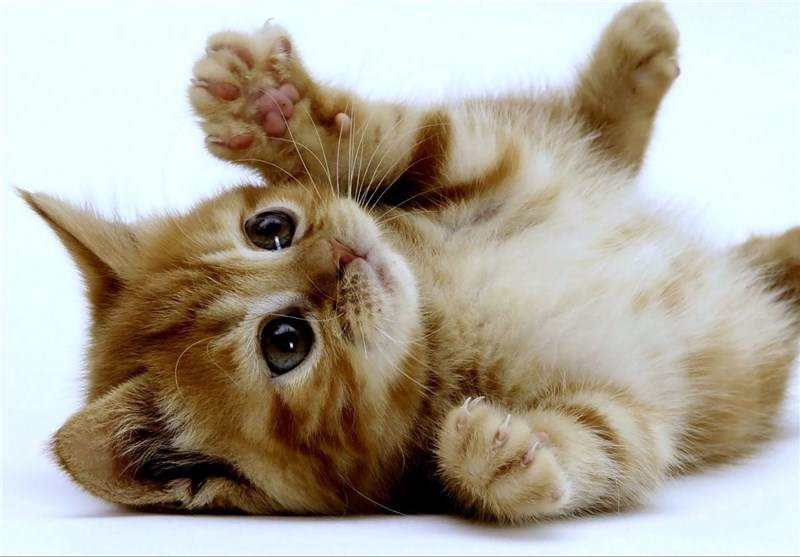
#> input picture Photos/cat.jpg, 800 x 557 px, found by its file name
$ python splitmerge.py
#> lines starting #> are read from the running program, lines starting #| are printed output that depends on the picture
''''''
#sahar azimi
#Taking a BGR photo and turning it a grayscale photo

''''''
import cv2 as cv
import numpy as np

img = cv.imread('photo/cat.jpg')
#> img is the input picture: shape (557, 800, 3); mean B, G, R 155.8, 170.1, 176.3
cv.imshow('cat',img)
blank = np.zeros(img.shape[:2],dtype='uint8')

b,g,r = cv.split(img)
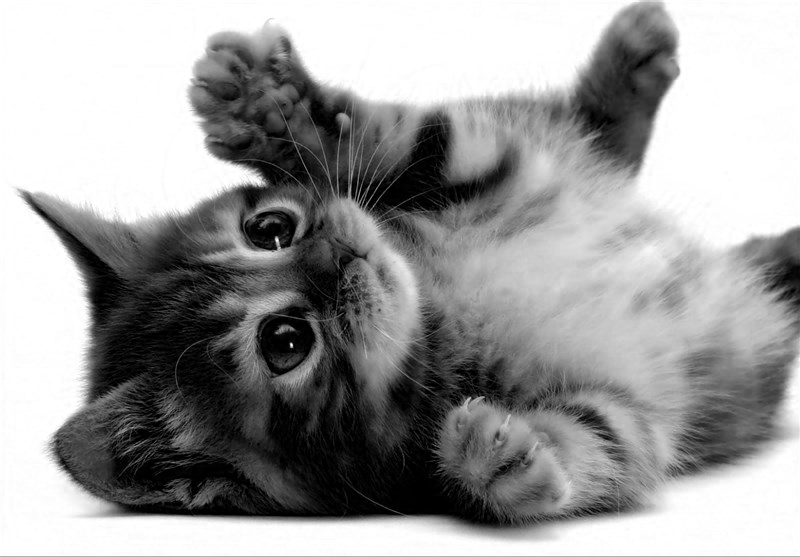
#> b: shape (557, 800); min 0, max 255, mean 155.8
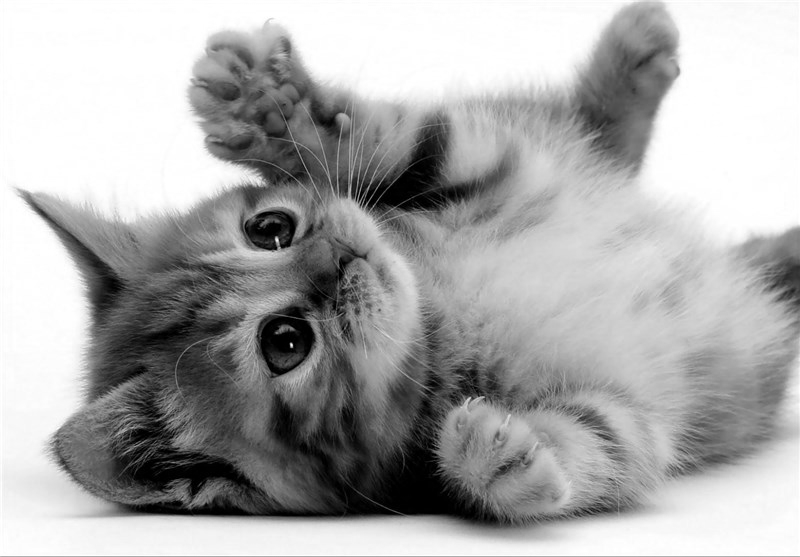
#> g: shape (557, 800); min 0, max 255, mean 170.1
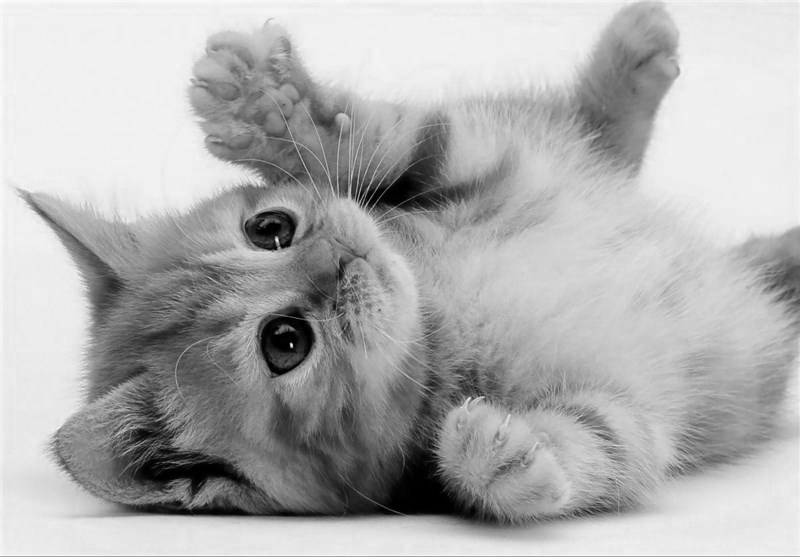
#> r: shape (557, 800); min 0, max 254, mean 176.3
blue = cv.merge([b,blank,blank])
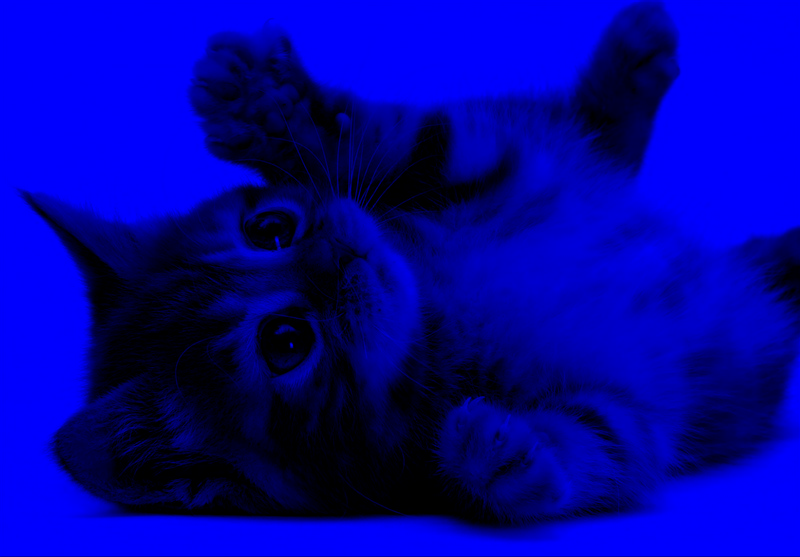
#> blue: shape (557, 800, 3); mean of channels 0, 1, 2 155.8, 0, 0; drawn as B, G, R
green = cv.merge([blank,g,blank])
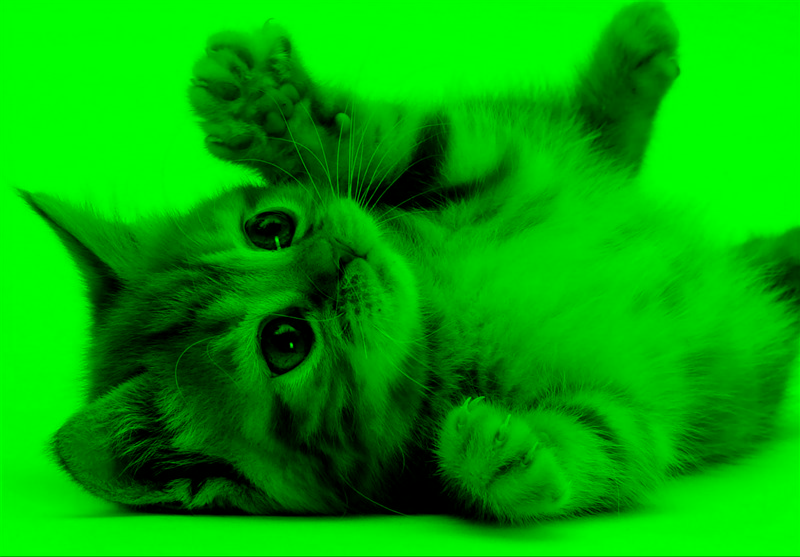
#> green: shape (557, 800, 3); mean of channels 0, 1, 2 0, 170.1, 0; drawn as B, G, R
red = cv.merge([blank,blank,r])
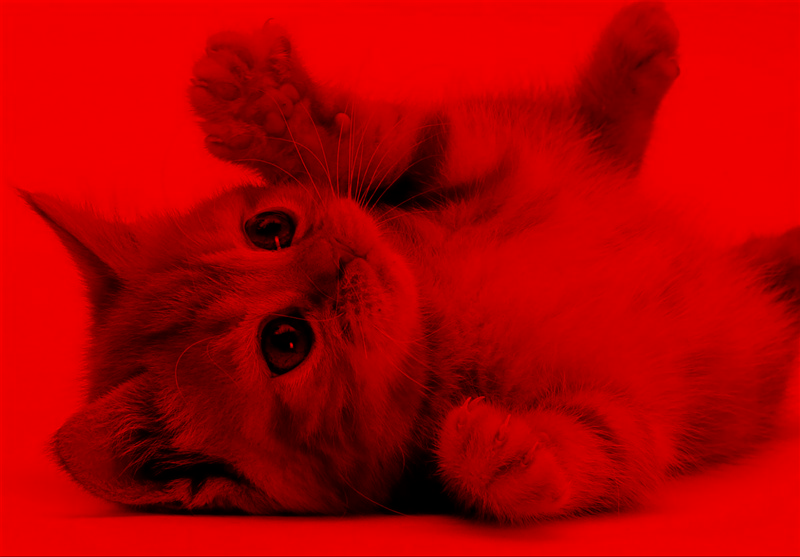
#> red: shape (557, 800, 3); mean of channels 0, 1, 2 0, 0, 176.3; drawn as B, G, R

cv.imshow('Blue',blue)
cv.imshow('Green',green)
cv.imshow('Red',red)

print(img.shape)
#| (557, 800, 3)
print(blue.shape)
#| (557, 800, 3)
print(green.shape)
#| (557, 800, 3)
print(red.shape)
#| (557, 800, 3)

merged = cv.merge([b,g,r])
cv.imshow('Merged',merged)
cv.waitKey(0)
